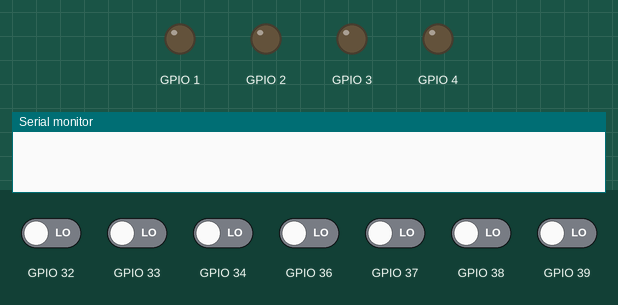
Bench run of a sketch on a simulated ESP32. Parts: output pins drawn as LEDs (lit = HIGH), the last lines printed to the serial monitor. The test bench sets the inputs (shaded band); at power-on: GPIO 32–34, GPIO 36–39 LOW.

Above: at 1.2 s.
1.3 s: GPIO 33 driven HIGH
At 2.4 s:
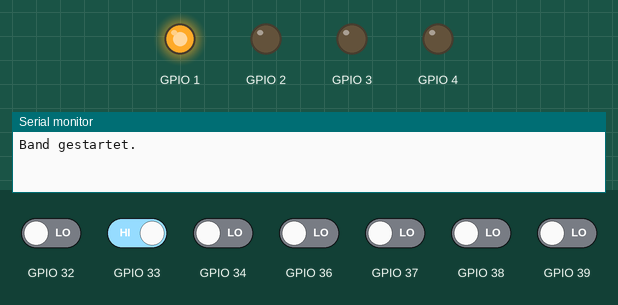
2.8 s: GPIO 36 driven HIGH
8.8 s: GPIO 38 driven HIGH
11.8 s: GPIO 33 driven LOW
At 12.3 s:
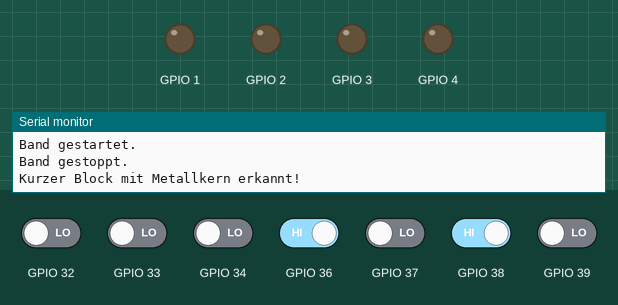
Timing chart, 0 to 14.6 s (numbered marks = the images above; inputs shaded):
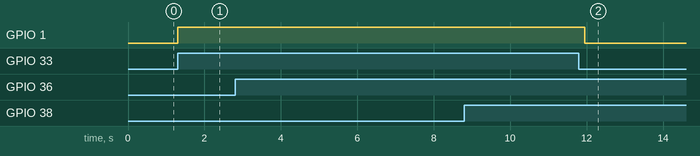

The sketch:

Makeathon.ino
```cpp
// Funktionsprototypen
void BandVor();
void BandHalt();
void Analysieren();
void EingaengeLesen();
void ErgebnisAusgeben();
bool Fehlererkennung();

// Globale Variablen
// Eigenschaften Block
  bool Metall = 0;
  bool Lang = 0;
  bool Hoch = 0;
// Zustände Eingänge
  int KAS_End = 0;
  int LS_Hinten = 0;
  int IND_Sensor = 0;
  int inputStateA3 = 0;
  int inputStateA4 = 0;
  int KAS_Start = 0;
  int LS_Hoehe = 0;
// Variablen für Zeitmessung
  unsigned long Previous_Millis = 0;
  unsigned long Elapsed_Millis = 0;
  int LS_Hinten_besetzt = 0;
  unsigned long Compare_Time = 650;
// Variable für Fehlererkennung
  bool BandBelegt;
  bool Fehler;


void setup() {
  // Serielle Kommunikation starten
  Serial.begin(9600);
  // Initialisierung Pins
  // Output Pins
    pinMode(D0, OUTPUT);
    pinMode(D1, OUTPUT);
    pinMode(D2, OUTPUT);
    pinMode(D3, OUTPUT);

  //Input Pins
    pinMode(A0, INPUT);
    pinMode(A1, INPUT);
    pinMode(A2, INPUT);
    pinMode(A3, INPUT);
    pinMode(A4, INPUT);
    pinMode(A5, INPUT);
    pinMode(A6, INPUT);

  // Kein Fehler
  Fehler = 0;
  BandBelegt = 0;

}

void loop() {

  EingaengeLesen();

  // Wenn Block eingelegt
  if (KAS_Start == 1 && !Fehler){
    // Band starten
    BandVor();
    // Band Belegen
    BandBelegt = 1;
    // Warten bis Block weg
    delay(500);

    // Blockstatus zurücksetzen
    Metall = 0;
    Lang = 0;
    Hoch = 0;

    // Block analysieren bis er am Ende ankommt
    do {
      EingaengeLesen();
      //Fehler = Fehlererkennung();
      //if (Fehler == 1){
      //  Serial.println("Fehler erkannt!");
      //  break;
      //}
      Analysieren();
    } while (KAS_End != 1);

    BandHalt();
    // Band Entbelegen
    BandBelegt = 0;
    //Ergebnisse Ausgeben
    ErgebnisAusgeben();
  }

}

void Analysieren(){
  // Metall erkennen
  if (IND_Sensor == 1){
    Metall = 1;
  }
  // Hohe Blöcke erkennen
  if (LS_Hoehe == 1) {
    Hoch = 1;
  }

  // Zeitmessung zur Längenbestimmung
  if(LS_Hinten == 1 && LS_Hinten_besetzt == 0){
    Previous_Millis = 0;
    Elapsed_Millis = 0;
    LS_Hinten_besetzt = 1;
    Previous_Millis = millis();
  }
  if(LS_Hinten == 0 && LS_Hinten_besetzt == 1){
    Elapsed_Millis = millis() - Previous_Millis;
    Serial.println("Vergangene Zeit in ms: " + String(Elapsed_Millis));
    LS_Hinten_besetzt = 0;
    if(Elapsed_Millis >= Compare_Time){
      Lang = 1;
    }
  }
}

void ErgebnisAusgeben(){
    if (Metall == 1){
      Serial.println("Kurzer Block mit Metallkern erkannt!");
    }
    if (Hoch == 1){
      Serial.println("Länglicher Block hochkant erkannt!");
    }
    // Großer Block erkennen
    if (Lang == 1){
      Serial.println("Länglicher Block liegend erkannt!");
    }
    if (Metall == 0 && Hoch == 0 && Lang == 0){
      Serial.println("Kurzer Block ohne Metallkern erkannt!");
    }
}

bool Fehlererkennung (){
  if (KAS_Start && BandBelegt){
    return 1;
  }
  else if (!KAS_Start && !BandBelegt){
    BandBelegt = 1;
    Serial.println("Band Belegt!.");
  }

  return 0;
}

void BandVor(){
  digitalWrite(D0, HIGH);
  Serial.println("Band gestartet.");
}

void BandHalt(){
  digitalWrite(D0, LOW);
  Serial.println("Band gestoppt.");
}

void EingaengeLesen(){
    // read all input States
  KAS_End = digitalRead(A0);
  LS_Hinten = digitalRead(A1);
  IND_Sensor = digitalRead(A2);
  inputStateA3 = digitalRead(A3);
  inputStateA4 = digitalRead(A4);
  KAS_Start = digitalRead(A5);
  LS_Hoehe = digitalRead(A6);
}
```

Measured:
- after the input at 1.3 s, GPIO 1: LOW → HIGH at once
- after the input at 11.8 s, GPIO 1: HIGH → LOW after 0.15 s
